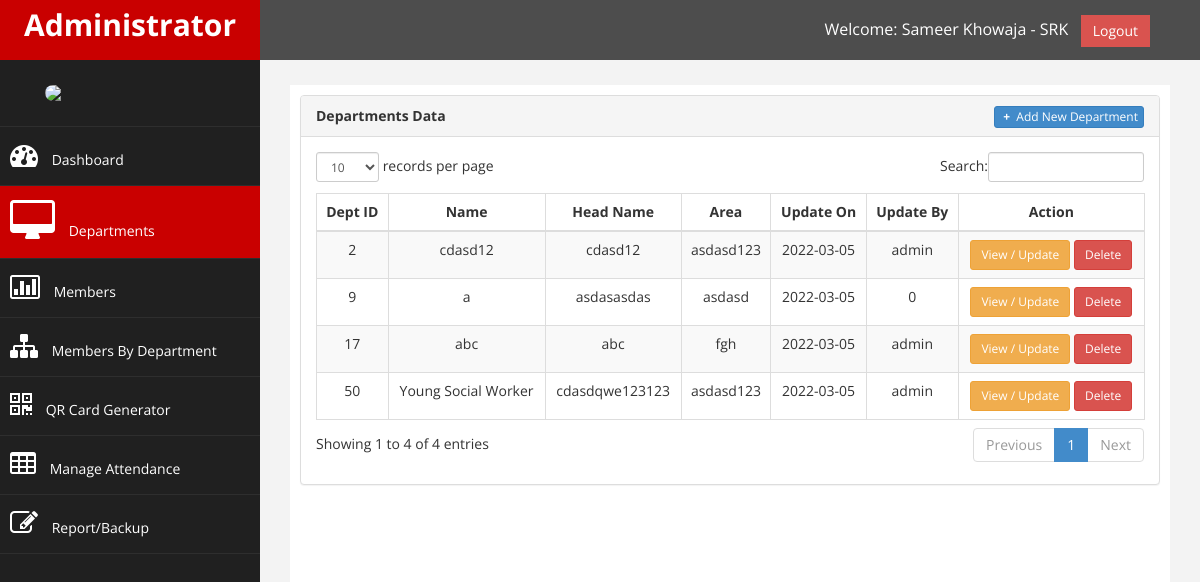
The page /department.php (signed in) on the database its author committed.
### tables this page shows
CREATE TABLE `department` (
  `dept_id` int(11) NOT NULL,
  `dept_name` varchar(50) NOT NULL,
  `dept_head_name` varchar(50) NOT NULL,
  `dept_area` varchar(25) NOT NULL,
  `dept_location` varchar(100) NOT NULL,
  `dept_phone` varchar(15) DEFAULT NULL,
  `dept_comment` varchar(100) DEFAULT NULL,
  `created_date` date NOT NULL DEFAULT current_timestamp(),
  `created_by` varchar(20) NOT NULL,
  `updated_date` date NOT NULL DEFAULT current_timestamp(),
  `updated_by` varchar(20) NOT NULL
);

### department.php (the view, shortened to what this page needs)
<!DOCTYPE html>
<html xmlns="http://www.w3.org/1999/xhtml">
    <head>
        <link href="assets/css/bootstrap.css" rel="stylesheet" />
        <link href="assets/css/font-awesome.css" rel="stylesheet" />
        <link href="assets/css/custom.css" rel="stylesheet" />
        <link href="assets/js/dataTables/dataTables.bootstrap.css" rel="stylesheet" />
    </head>
    <body>
        <?php include('session.php'); ?>
        <div id="wrapper">
            <nav class="navbar navbar-default navbar-cls-top " role="navigation" style="margin-bottom: 0">
                <div class="navbar-header">
                    <a class="navbar-brand" href="dashboard.php">Administrator</a>
                </div>
                <div style="color: white;
                padding: 15px 50px 5px 50px;
                float: right;
                font-size: 16px;"> Welcome: <?php echo $_SESSION['fullname']; ?> &nbsp; <a href="logout.php" class="btn btn-danger square-btn-adjust">Logout</a>
                </div>
            </nav>
            <nav class="navbar-default navbar-side" role="navigation">
                <div class="sidebar-collapse">
                    <ul class="nav" id="main-menu">
                        <li class="text-center">
                            <img src="assets/images/logo.png" class="user-image img-responsive"/>
                        </li>
                        <li>
                            <a href="dashboard.php"><i class="fa fa-dashboard fa-2x"></i> Dashboard</a>
                        </li>
                        <li>
                            <a class="active-menu" href="department.php"><i class="fa fa-desktop fa-3x"></i> Departments</a>
                        </li>
                        <li>
                            <a href="member.php"><i class="fa fa-bar-chart-o fa-2x"></i> Members</a>
                        </li>
                        <li>
                            <a href="memberByDepartment.php"><i class="fa fa-sitemap fa-2x"></i> Members By Department</a>
                        </li>
                        <li>
                            <a type="button" data-toggle="modal" data-target="#qrCardGenerator"><i class="fa fa-qrcode fa-2x"></i> QR Card Generator</a>
                        </li>
                        <li>
                            <a href="attendance.php"><i class="fa fa-table fa-2x"></i> Manage Attendance</a>
                        </li>
                        <li>
                            <a href="report_backup.php"><i class="fa fa-edit fa-2x"></i> Report/Backup</a>
                        </li>
                    </ul>
                </div>
            </nav>
            <div id="page-wrapper" >
                <div id="page-inner">
                    <div class="row">
                        <div class="col-md-12">
                            <div class="panel panel-default">
                                <div class="panel-heading">
                                    <b>Departments Data</b>
                                    <div class="pull-right">
                                        <button type="button" class="btn btn-primary btn-xs" data-toggle="modal" data-target="#add_dept">
                                            &nbsp;<b>+</b>&nbsp; Add New Department
                                        </button>
                                    </div>
                                </div>
                                <div class="panel-body">
                                    <div class="table-responsive">
                                        <table class="table table-striped table-bordered table-hover table-responsive" id="dataTables-example">
                                            <thead>
                                                <tr>
                                                    <th style="text-align:center;">Dept ID</th>
                                                    <th style="text-align:center;">Name</th>
                                                    <th style="text-align:center;">Head Name</th>
                                                    <th style="text-align:center;">Area</th>
                                                    <th style="text-align:center;">Update On</th>
                                                    <th style="text-align:center;">Update By</th>
                                                    <th style="text-align:center;">Action</th>
                                                </tr>
                                            </thead>
                                            <tbody>
                                                <?php
                                                    $user_query=mysqli_query($conn, "SELECT * FROM department")or die(mysqli_error());
                                                    while($row=mysqli_fetch_array($user_query)){
                                                        $id=$row['dept_id'];
                                                ?>
                                                <tr class="odd gradeX">
                                                    <td style="text-align:center;"><?php echo $row['dept_id']; ?></td>
                                                    <td style="text-align:center;"><?php echo $row['dept_name']; ?></td>
                                                    <td style="text-align:center;"><?php echo $row['dept_head_name']; ?></td>
                                                    <td style="text-align:center;"><?php echo $row['dept_area']; ?></td>
                                                    <td style="text-align:center;"><?php echo $row['updated_date']; ?></td>
                                                    <td style="text-align:center;"><?php echo $row['updated_by']; ?></td>
                                                    <td style="width:220; text-align:center;">
                                                        <a rel="tooltip" title="Update" id="<?php echo $id; ?>" href="#update_dept<?php echo $id; ?>" data-toggle="modal" class="btn btn-warning btn-sm">View / Update</a>
                                                        <a rel="tooltip" title="Delete" id="<?php echo $id; ?>" href="#delete_dept<?php echo $id; ?>" data-toggle="modal" class="btn btn-danger btn-sm">Delete</a>
                                                    </td>
                                                </tr>
                                                <?php } ?>
                                            </tbody>
                                        </table>
                                    </div>
                                </div>
							</div>
                        </div>
                    </div>
                </div>
            </div>
        </div>
    </body>
</html>

### assets/css/custom.css (style rules this page uses)
body { font-family: 'Open Sans', sans-serif; }
#wrapper { width: 100%; background:#202020; }
#page-wrapper { padding: 15px 15px; min-height: 600px; background:#F3F3F3; }
#page-inner { width:100%; margin:10px 20px 10px 0px; background-color:#fff!important; padding:10px; min-height:1200px; }
.text-center { text-align:center; }
.square-btn-adjust { border: 0px solid transparent; -webkit-border-radius: 0px; -moz-border-radius: 0px; border-radius: 0px; }
.user-image { margin: 25px auto; -webkit-border-radius: 10px; -moz-border-radius: 10px; border-radius: 10px; max-height:170px; max-width:170px; }
.navbar-cls-top .navbar-brand { color: #fff; background: #C90000; width: 260px; text-align: center; height: 60px; font-size: 30px; font-weight: 700; }
.active-menu { background-color:#C90000!important; }
.sidebar-collapse , .sidebar-collapse .nav { background:none; }
.sidebar-collapse .nav { padding:0; }
.sidebar-collapse .nav > li > a { color:#fff; background:#202020; text-shadow:none; }
.sidebar-collapse > .nav > li > a { padding:15px 10px; }
.sidebar-collapse > .nav > li { border-bottom: 1px solid rgba(107, 108, 109, 0.19); }
.navbar-side { border:none; background-color: #202020; }
.navbar-cls-top { background:#4D4D4D; border-bottom:none; }
.navbar-default { border:0px solid black; }
.navbar-header { background: #A70303; }
.nav > li > a > i { margin-right:10px; }
@media (min-width:768px) { #page-wrapper { margin: 0 0 0 260px; padding: 15px 30px; min-height: 1200px; } }
@media (min-width:768px) { .navbar-side { z-index: 1; position: absolute; width: 260px; } }
@media (min-width:768px) { .navbar { border-radius: 0px; } }

### rows shown on the page
department: dept_id "2", dept_name "cdasd12", dept_head_name "cdasd12", dept_area "asdasd123", updated_date "2022-03-05", updated_by "admin"
department: dept_id "9", dept_name "a", dept_head_name "asdasasdas", dept_area "asdasd", updated_date "2022-03-05", updated_by "0"
department: dept_id "17", dept_name "abc", dept_head_name "abc", dept_area "fgh", updated_date "2022-03-05", updated_by "admin"
department: dept_id "50", dept_name "Young Social Worker", dept_head_name "cdasdqwe123123", dept_area "asdasd123", updated_date "2022-03-05", updated_by "admin"

### other values the page prints
$_SESSION['fullname'] "Sameer Khowaja - SRK"
